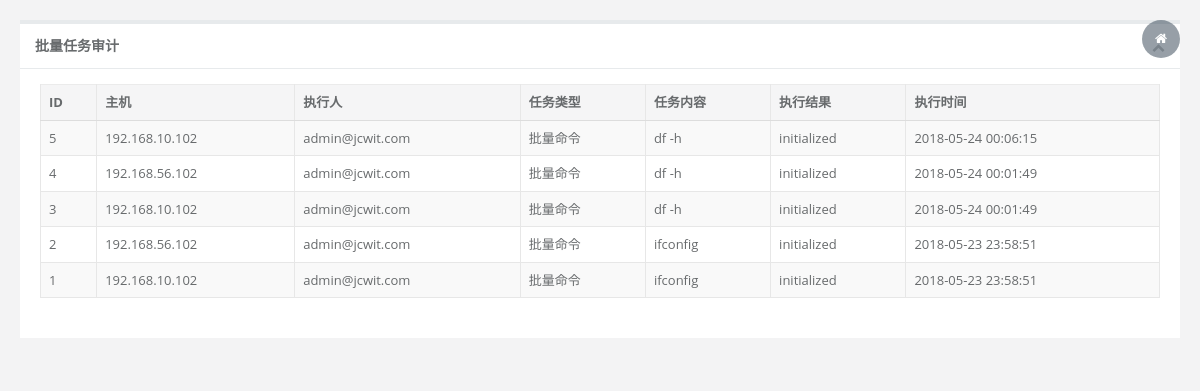
Before: /task/task_log/ (signed in) with the older database file.
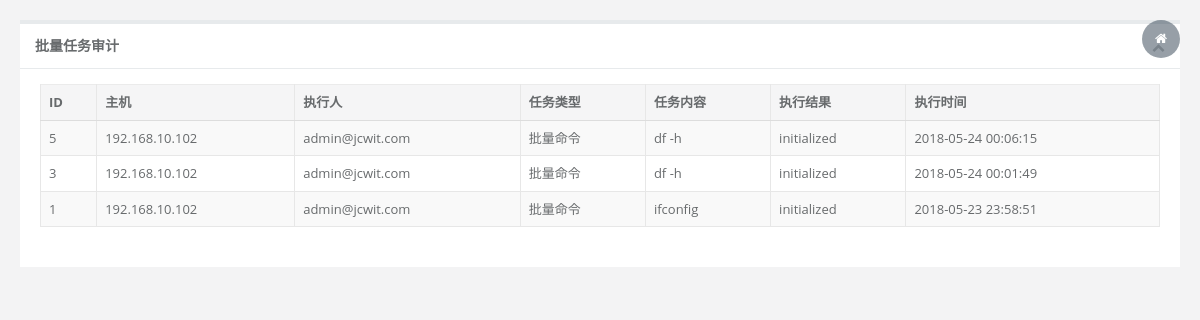
After: the same page with the newer database file.
### tasks/models.py (models this page shows, shortened)
class TaskLogDetail(models.Model):
    task = models.ForeignKey("Task")
    host = models.ForeignKey(Assets)
    result = models.TextField(verbose_name="任务执行结果")
    status_choices = ((0,'initialized'),(1,'sucess'),(2,'failed'),(3,'timeout'))
    status = models.SmallIntegerField(choices=status_choices,default=0)
    date = models.DateTimeField(auto_now_add=True)
    class Meta:
        db_table = 'tasklogdetail'
        verbose_name_plural = u'Tasklogdetail'
        verbose_name = u'Tasklogdetail'
        permissions = (
            ("can_delete_session", ("可以删除tasklog")),
            ("can_view_session", ("可以查看tasklog")),
        )

class Task(models.Model):
    task_type_choices = (('cmd','批量命令'),('file-transfer','文件传输'))
    task_type = models.CharField(choices=task_type_choices,max_length=64)
    content = models.CharField(max_length=255, verbose_name="任务内容")
    user = models.ForeignKey(UserProfile)
    date = models.DateTimeField(auto_now_add=True)
    class Meta:
        db_table = 'task'
        verbose_name_plural = u'Task'
        verbose_name = u'Task'
        permissions = (
            ("can_delete_task", ("可以删除task")),
            ("can_view_task", ("可以查看task")),
        )

### asset/models.py (models this page shows, shortened)
class Assets(models.Model):
    hostname = models.CharField(max_length=32,unique=True,verbose_name=u'主机名',)
    wip = models.GenericIPAddressField(unique=True,verbose_name=u'外网IP')
    lip = models.GenericIPAddressField(unique=True,verbose_name=u'内网IP')
    system_type = models.CharField(max_length=64,blank=True,null=True,verbose_name=u'系统类型')
    ssh_port = models.IntegerField(default=22,verbose_name='ssh端口')
    cpu = models.CharField(max_length=64,blank=True,null=True,verbose_name=u'CPU')
    memory = models.CharField(max_length=64,blank=True,null=True,verbose_name=u'内存')
    disk = models.CharField(max_length=64,blank=True,null=True,verbose_name=u'硬盘')
    instance_id = models.CharField(max_length=64,null=True,blank=True,verbose_name=u'实例ID')
    buy_time = models.DateTimeField(verbose_name='购买时间', null=True, blank=True)
    expire_time = models.DateTimeField(verbose_name='到期时间', null=True, blank=True)
    online_choices = (
        (0,'上线'),
        (1,'下线'),
    )
    user = models.ForeignKey('HostUsers',verbose_name=u'系统用户')
    online_status = models.SmallIntegerField(choices=online_choices,verbose_name=u'状态')
    serverid = models.IntegerField(blank=True, null=True,verbose_name=u'ServerID')
    gameid = models.IntegerField(blank=True, null=True,verbose_name=u'GameID')
    ctime = models.DateTimeField(auto_now_add=True,verbose_name=u'创建时间')
    utime= models.DateTimeField(auto_now=True,verbose_name=u'修改时间')
    memo = models.CharField(max_length=256,blank=True,null=True,verbose_name=u'备注')
    class Meta:
        db_table = 'assets'
        verbose_name_plural = u'资产'
        verbose_name = u'资产'
        permissions = {
            ("can_add_asset", ("可以添加资产")),
            ("can_change_asset", ("可以修改资产")),
            ("can_delete_asset", ("可以删除资产")),
            ("can_connect_asset", ("可以连接终端")),
            ("can_kill_asset", ("可以关闭终端")),
            ("can_monitor_asset", ("可以监控终端")),
            ("can_view_asset", ("可以查看资产")),
        }

### index/models.py (models this page shows, shortened)
class UserProfile(auth.AbstractBaseUser,auth.PermissionsMixin):
    email = models.EmailField(
            verbose_name='email address',
            max_length=255,
            unique=True,
    )
    is_active = models.BooleanField(default=True)
    objects = auth.UserManager()
    name = models.CharField(max_length=32)
    host_groups = models.ManyToManyField(HostGroup, verbose_name='授权主机组', blank=True)
    bind_hosts = models.ManyToManyField(Assets, verbose_name='授权主机', blank=True)
    memo = models.TextField('备注', blank=True, null=True, default=None)
    date_joined = models.DateTimeField(blank=True, null=True, auto_now_add=True)
    valid_begin_time = models.DateTimeField(default=django.utils.timezone.now, help_text="yyyy-mm-dd HH:MM:SS")
    valid_end_time = models.DateTimeField(blank=True, null=True, help_text="yyyy-mm-dd HH:MM:SS")
    USERNAME_FIELD = 'email'
    REQUIRED_FIELDS = ['name']
    class Meta:
        db_table = 'userprofile'
        verbose_name = '用户信息'
        verbose_name_plural = u"用户信息"

### tasks/views.py (the view)
class TasklogList(LoginRequiredMixin,PermissionRequiredMixin,ListView):
    template_name = 'ansible/tasklog.html'
    model = models.TaskLogDetail
    context_object_name =  "tasklog_list"
    queryset = models.TaskLogDetail.objects.all()
    ordering = ('-id'),
    permission_required = 'task.can_view_session'
    raise_exception = True

### templates/ansible/tasklog.html (shortened to what this page needs)
<!DOCTYPE html>
<html>
<head>
    <link href="/static/css/bootstrap.min.css?v=3.3.6" rel="stylesheet">
    <link href="/static/css/font-awesome.css?v=4.4.0" rel="stylesheet">
    <link href="/static/plugins/dataTables/dataTables.bootstrap.css" rel="stylesheet">
    <link href="/static/css/animate.css" rel="stylesheet">
    <link href="/static/css/style.css?v=4.1.0" rel="stylesheet">
</head>
<body class="gray-bg">
    <div class="wrapper wrapper-content animated fadeInRight">
        <div class="row">
            <div class="col-sm-12">
                <div class="ibox float-e-margins">
                    <div class="ibox-title">
                        <h5>批量任务审计</h5>
                        <div class="ibox-tools">
                            <a class="collapse-link">
                                <i class="fa fa-chevron-up"></i>
                            </a>
                        </div>
                    </div>
                    <div class="ibox-content">
                        <div>
                        <table class="table table-striped table-bordered table-hover dataTables-host">
                            <thead>
                                <tr>
                                    <th>ID</th>
                                    <th>主机</th>
                                    <th>执行人</th>
                                    <th>任务类型</th>
                                    <th>任务内容</th>
                                    <th>执行结果</th>
                                    <th>执行时间</th>
                                </tr>
                            </thead>
                            <tbody>
                              {%  for task in tasklog_list %}
                                <tr class="gradeX">
                                    <td>{{ task.id }}</td>
                                    <td>{{ task.host.wip}}</td>
                                    <td>{{ task.task.user.email }}</td>
                                    <td>{{ task.task.get_task_type_display}}</td>
                                    <td>{{ task.task.content }}</td>
                                    <td>{{ task.get_status_display }}</td>
                                    <td>{{ task.date }}</td>
                                </tr>
                            {% endfor %}
                            </tbody>
                        </table>
                    </div>
                </div>
            </div>
        </div>
    </div>
    </div>
</body>
</html>

Changed rows visible on the page:
removed TaskLogDetail: id "4", host.wip "192.168.56.102", task.user.email "admin@jcwit.com", task.task_type "批量命令", task.content "df -h", status "initialized", date "2018-05-24 00:01:49"
removed TaskLogDetail: id "2", host.wip "192.168.56.102", task.user.email "admin@jcwit.com", task.task_type "批量命令", task.content "ifconfig", status "initialized", date "2018-05-23 23:58:51"
